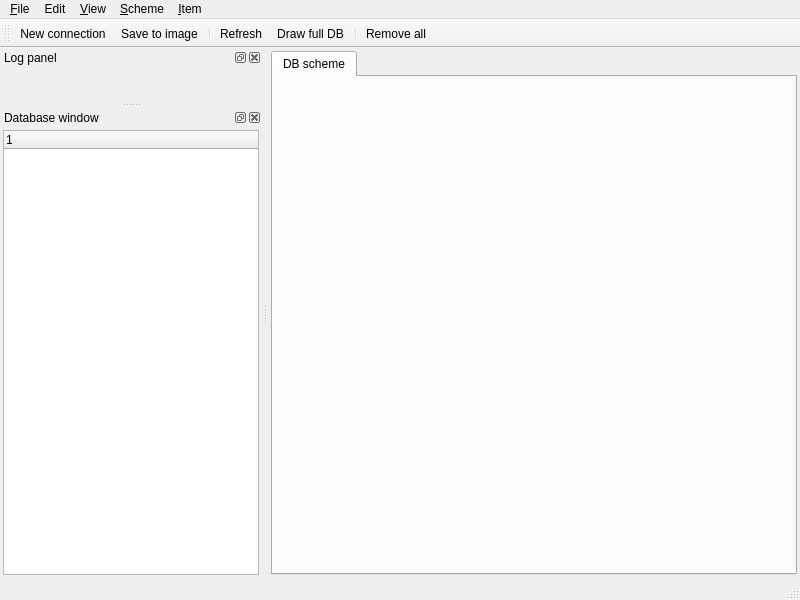
 <widget class="QMainWindow" name="MainWindow">
  <property name="geometry">
   <rect>
    <x>0</x>
    <y>0</y>
    <width>800</width>
    <height>600</height>
   </rect>
  </property>
  <property name="minimumSize">
   <size>
    <width>800</width>
    <height>600</height>
   </size>
  </property>
  <property name="windowTitle">
   <string>Visual PostgreSQL editor</string>
  </property>
  <widget class="QWidget" name="centralwidget">
   <layout class="QGridLayout" name="gridLayout_3">
    <property name="margin">
     <number>3</number>
    </property>
    <property name="spacing">
     <number>3</number>
    </property>
    <item row="0" column="0">
     <widget class="Gui::TabWidget" name="mTabWidget">
      <property name="toolTip">
       <string>Tab widget</string>
      </property>
      <property name="whatsThis">
       <string>The tab widget is used for displaying graphics scene and description tabs.</string>
      </property>
      <property name="documentMode">
       <bool>false</bool>
      </property>
      <property name="tabsClosable">
       <bool>false</bool>
      </property>
      <property name="movable">
       <bool>false</bool>
      </property>
      <widget class="QWidget" name="tab">
       <attribute name="title">
        <string>DB scheme</string>
       </attribute>
       <layout class="QGridLayout" name="gridLayout_4">
        <property name="margin">
         <number>0</number>
        </property>
        <item row="0" column="0">
         <widget class="Gui::SceneWidget" name="mSceneWidget" native="true">
          <property name="enabled">
           <bool>true</bool>
          </property>
          <property name="sizePolicy">
           <sizepolicy hsizetype="Expanding" vsizetype="Expanding">
            <horstretch>0</horstretch>
            <verstretch>0</verstretch>
           </sizepolicy>
          </property>
          <property name="acceptDrops">
           <bool>true</bool>
          </property>
          <property name="toolTip">
           <string>Scene widget</string>
          </property>
          <property name="whatsThis">
           <string>The wiget is used for holding graphics scene.</string>
          </property>
         </widget>
        </item>
       </layout>
      </widget>
     </widget>
    </item>
   </layout>
  </widget>
  <widget class="QMenuBar" name="mMenuBar">
   <property name="geometry">
    <rect>
     <x>0</x>
     <y>0</y>
     <width>800</width>
     <height>20</height>
    </rect>
   </property>
   <widget class="QMenu" name="mFileMenu">
    <property name="title">
     <string>&amp;File</string>
    </property>
    <widget class="QMenu" name="mSessionMenu">
     <property name="title">
      <string>Sessions</string>
     </property>
     <addaction name="mLoadSessionAction"/>
     <addaction name="mSaveSessionAction"/>
    </widget>
    <addaction name="mNewConnectionAction"/>
    <addaction name="separator"/>
    <addaction name="mSaveToImgAction"/>
    <addaction name="separator"/>
    <addaction name="mShowOptionsDialogAction"/>
    <addaction name="mSessionMenu"/>
    <addaction name="separator"/>
    <addaction name="mShowPrintPreviewDialogAction"/>
    <addaction name="mShowPrintDialogAction"/>
    <addaction name="separator"/>
    <addaction name="mExitAction"/>
   </widget>
   <widget class="QMenu" name="mEditMenu">
    <property name="title">
     <string>Edit</string>
    </property>
   </widget>
   <widget class="QMenu" name="mViewMenu">
    <property name="title">
     <string>&amp;View</string>
    </property>
    <addaction name="mSetFullScreenAction"/>
    <addaction name="mShowTableListAction"/>
    <addaction name="mShowLogPanelAction"/>
   </widget>
   <widget class="QMenu" name="mSchemeMenu">
    <property name="title">
     <string>&amp;Scheme</string>
    </property>
    <addaction name="mSelectAllTablesAction"/>
    <addaction name="mRemoveAllTablesAction"/>
    <addaction name="mShowGridAction"/>
    <addaction name="mAlignToGridAction"/>
    <addaction name="mDivideIntoPagesAction"/>
    <addaction name="mShowLegendAction"/>
    <addaction name="mShowControlWidgetAction"/>
    <addaction name="mColorizeAccordingSchemasAction"/>
   </widget>
   <widget class="QMenu" name="mTableMenu">
    <property name="title">
     <string>&amp;Item</string>
    </property>
    <addaction name="mDeleteTableAction"/>
    <addaction name="mShowFieldsTypesAction"/>
    <addaction name="mHideFieldsTypesAction"/>
    <addaction name="mShowIndicesAction"/>
    <addaction name="mHideIndicesAction"/>
    <addaction name="mSetTableColorAction"/>
    <addaction name="mAdjustTableSizeAction"/>
    <addaction name="mGroupItemsAction"/>
    <addaction name="mUngroupItemsAction"/>
    <addaction name="mAnchorAction"/>
    <addaction name="mDisableAnchorAction"/>
    <addaction name="mSelectAllTablesInSchemaAction"/>
   </widget>
   <addaction name="mFileMenu"/>
   <addaction name="mEditMenu"/>
   <addaction name="mViewMenu"/>
   <addaction name="mSchemeMenu"/>
   <addaction name="mTableMenu"/>
  </widget>
  <widget class="QStatusBar" name="mStatusBar"/>
  <widget class="QToolBar" name="mToolBar">
   <property name="windowTitle">
    <string>Toolbar</string>
   </property>
   <attribute name="toolBarArea">
    <enum>TopToolBarArea</enum>
   </attribute>
   <attribute name="toolBarBreak">
    <bool>false</bool>
   </attribute>
   <addaction name="mNewConnectionAction"/>
   <addaction name="mSaveToImgAction"/>
   <addaction name="separator"/>
   <addaction name="mReloadDataAction"/>
   <addaction name="mDrawFullDBAction"/>
   <addaction name="separator"/>
   <addaction name="mRemoveAllTablesAction"/>
  </widget>
  <widget class="QDockWidget" name="mLogPanelWidget">
   <property name="sizePolicy">
    <sizepolicy hsizetype="MinimumExpanding" vsizetype="Minimum">
     <horstretch>0</horstretch>
     <verstretch>0</verstretch>
    </sizepolicy>
   </property>
   <property name="maximumSize">
    <size>
     <width>524287</width>
     <height>150</height>
    </size>
   </property>
   <property name="baseSize">
    <size>
     <width>0</width>
     <height>0</height>
    </size>
   </property>
   <property name="floating">
    <bool>false</bool>
   </property>
   <property name="features">
    <set>QDockWidget::AllDockWidgetFeatures</set>
   </property>
   <property name="allowedAreas">
    <set>Qt::BottomDockWidgetArea|Qt::RightDockWidgetArea</set>
   </property>
   <property name="windowTitle">
    <string>Log panel</string>
   </property>
   <attribute name="dockWidgetArea">
    <number>1</number>
   </attribute>
   <widget class="QWidget" name="mDock">
    <layout class="QGridLayout" name="gridLayout_2">
     <property name="margin">
      <number>3</number>
     </property>
     <property name="spacing">
      <number>3</number>
     </property>
     <item row="0" column="0">
      <widget class="Gui::LogPanel" name="mLogPanel" native="true">
       <property name="toolTip">
        <string>Log panel</string>
       </property>
       <property name="whatsThis">
        <string>The log panel widget is used for displaying apps output.</string>
       </property>
      </widget>
     </item>
    </layout>
   </widget>
  </widget>
  <widget class="Gui::DockWidget" name="mDatabaseTreeWidget">
   <property name="features">
    <set>QDockWidget::AllDockWidgetFeatures</set>
   </property>
   <property name="allowedAreas">
    <set>Qt::BottomDockWidgetArea|Qt::LeftDockWidgetArea</set>
   </property>
   <property name="windowTitle">
    <string>Database window</string>
   </property>
   <attribute name="dockWidgetArea">
    <number>1</number>
   </attribute>
   <widget class="QWidget" name="dockWidgetContents">
    <layout class="QGridLayout" name="gridLayout">
     <property name="margin">
      <number>3</number>
     </property>
     <property name="spacing">
      <number>3</number>
     </property>
     <item row="0" column="0">
      <widget class="Gui::TreeWidget" name="mTree">
       <property name="toolTip">
        <string>Tree widget</string>
       </property>
       <property name="whatsThis">
        <string>The tree widget is used for displaying db objects.</string>
       </property>
       <property name="dragEnabled">
        <bool>true</bool>
       </property>
       <property name="dragDropMode">
        <enum>QAbstractItemView::DragOnly</enum>
       </property>
       <property name="selectionMode">
        <enum>QAbstractItemView::ExtendedSelection</enum>
       </property>
       <property name="expandsOnDoubleClick">
        <bool>false</bool>
       </property>
       <column>
        <property name="text">
         <string notr="true"/>
        </property>
       </column>
      </widget>
     </item>
    </layout>
   </widget>
  </widget>
  <action name="mNewConnectionAction">
   <property name="icon">
    <iconset resource="../../visual_db.qrc">
     <normaloff>:/img/connect_creating.png</normaloff>:/img/connect_creating.png</iconset>
   </property>
   <property name="text">
    <string>New connection...</string>
   </property>
   <property name="statusTip">
    <string>Establishing of new connection</string>
   </property>
   <property name="whatsThis">
    <string/>
   </property>
   <property name="shortcut">
    <string>Ctrl+N</string>
   </property>
   <property name="menuRole">
    <enum>QAction::TextHeuristicRole</enum>
   </property>
  </action>
  <action name="mSaveToImgAction">
   <property name="icon">
    <iconset resource="../../visual_db.qrc">
     <normaloff>:/img/filesave.png</normaloff>:/img/filesave.png</iconset>
   </property>
   <property name="text">
    <string>Save to image...</string>
   </property>
   <property name="statusTip">
    <string>Save scheme to image</string>
   </property>
   <property name="shortcut">
    <string>Ctrl+S</string>
   </property>
  </action>
  <action name="mShowOptionsDialogAction">
   <property name="icon">
    <iconset resource="../../visual_db.qrc">
     <normaloff>:/img/configure.png</normaloff>:/img/configure.png</iconset>
   </property>
   <property name="text">
    <string>Options...</string>
   </property>
   <property name="statusTip">
    <string>Edit options</string>
   </property>
   <property name="shortcut">
    <string>Ctrl+O</string>
   </property>
  </action>
  <action name="mLoadSessionAction">
   <property name="text">
    <string>Load session...</string>
   </property>
  </action>
  <action name="mSaveSessionAction">
   <property name="text">
    <string>Save session...</string>
   </property>
  </action>
  <action name="mShowPrintPreviewDialogAction">
   <property name="text">
    <string>Show preview...</string>
   </property>
  </action>
  <action name="mShowPrintDialogAction">
   <property name="text">
    <string>Print...</string>
   </property>
  </action>
  <action name="mExitAction">
   <property name="icon">
    <iconset resource="../../visual_db.qrc">
     <normaloff>:/img/exit.png</normaloff>:/img/exit.png</iconset>
   </property>
   <property name="text">
    <string>Exit</string>
   </property>
   <property name="statusTip">
    <string>Exit</string>
   </property>
   <property name="shortcut">
    <string>Ctrl+Q</string>
   </property>
  </action>
  <action name="mSetFullScreenAction">
   <property name="checkable">
    <bool>true</bool>
   </property>
   <property name="text">
    <string>Full screen</string>
   </property>
   <property name="statusTip">
    <string>Full screen</string>
   </property>
   <property name="shortcut">
    <string>F11</string>
   </property>
  </action>
  <action name="mShowTableListAction">
   <property name="checkable">
    <bool>true</bool>
   </property>
   <property name="checked">
    <bool>true</bool>
   </property>
   <property name="text">
    <string>Database window</string>
   </property>
  </action>
  <action name="mShowLogPanelAction">
   <property name="checkable">
    <bool>true</bool>
   </property>
   <property name="checked">
    <bool>true</bool>
   </property>
   <property name="text">
    <string>Log panel</string>
   </property>
  </action>
  <action name="mSelectAllTablesAction">
   <property name="text">
    <string>Select all</string>
   </property>
   <property name="statusTip">
    <string>Select all</string>
   </property>
   <property name="shortcut">
    <string>Ctrl+A</string>
   </property>
  </action>
  <action name="mRemoveAllTablesAction">
   <property name="icon">
    <iconset resource="../../visual_db.qrc">
     <normaloff>:/img/eraser.png</normaloff>:/img/eraser.png</iconset>
   </property>
   <property name="text">
    <string>Remove all</string>
   </property>
   <property name="statusTip">
    <string>Remove all from scheme</string>
   </property>
  </action>
  <action name="mShowGridAction">
   <property name="checkable">
    <bool>true</bool>
   </property>
   <property name="checked">
    <bool>true</bool>
   </property>
   <property name="text">
    <string>Show grid</string>
   </property>
   <property name="statusTip">
    <string>Show grid</string>
   </property>
  </action>
  <action name="mAlignToGridAction">
   <property name="checkable">
    <bool>true</bool>
   </property>
   <property name="text">
    <string>Align to grid</string>
   </property>
   <property name="statusTip">
    <string>Align to the grid</string>
   </property>
  </action>
  <action name="mDivideIntoPagesAction">
   <property name="checkable">
    <bool>true</bool>
   </property>
   <property name="checked">
    <bool>true</bool>
   </property>
   <property name="text">
    <string>Divide into pages</string>
   </property>
   <property name="statusTip">
    <string>Divide into pages</string>
   </property>
  </action>
  <action name="mShowLegendAction">
   <property name="checkable">
    <bool>true</bool>
   </property>
   <property name="checked">
    <bool>false</bool>
   </property>
   <property name="text">
    <string>Show legend</string>
   </property>
   <property name="statusTip">
    <string>Show legend</string>
   </property>
  </action>
  <action name="mShowControlWidgetAction">
   <property name="checkable">
    <bool>true</bool>
   </property>
   <property name="checked">
    <bool>true</bool>
   </property>
   <property name="text">
    <string>Show control widget</string>
   </property>
   <property name="statusTip">
    <string>Show control widget</string>
   </property>
  </action>
  <action name="mColorizeAccordingSchemasAction">
   <property name="text">
    <string>Colorize according schemas</string>
   </property>
   <property name="statusTip">
    <string>Colorize according schemas</string>
   </property>
  </action>
  <action name="mDeleteTableAction">
   <property name="icon">
    <iconset resource="../../visual_db.qrc">
     <normaloff>:/img/remove.png</normaloff>:/img/remove.png</iconset>
   </property>
   <property name="text">
    <string>Delete</string>
   </property>
   <property name="statusTip">
    <string>Delete item from the scheme</string>
   </property>
   <property name="shortcut">
    <string>Del</string>
   </property>
  </action>
  <action name="mShowFieldsTypesAction">
   <property name="icon">
    <iconset resource="../../visual_db.qrc">
     <normaloff>:/img/show.png</normaloff>:/img/show.png</iconset>
   </property>
   <property name="text">
    <string>Show fields' types</string>
   </property>
   <property name="statusTip">
    <string>Show fields' types</string>
   </property>
  </action>
  <action name="mHideFieldsTypesAction">
   <property name="icon">
    <iconset resource="../../visual_db.qrc">
     <normaloff>:/img/hide.png</normaloff>:/img/hide.png</iconset>
   </property>
   <property name="text">
    <string>Hide fields' types</string>
   </property>
   <property name="statusTip">
    <string>Hide fields' types</string>
   </property>
  </action>
  <action name="mShowIndicesAction">
   <property name="text">
    <string>Show indices</string>
   </property>
   <property name="toolTip">
    <string>Show indices</string>
   </property>
   <property name="statusTip">
    <string>Show indices</string>
   </property>
  </action>
  <action name="mHideIndicesAction">
   <property name="text">
    <string>Hide indices</string>
   </property>
   <property name="toolTip">
    <string>Hide indices</string>
   </property>
   <property name="statusTip">
    <string>Hide indices</string>
   </property>
  </action>
  <action name="mSetTableColorAction">
   <property name="icon">
    <iconset resource="../../visual_db.qrc">
     <normaloff>:/img/colors.png</normaloff>:/img/colors.png</iconset>
   </property>
   <property name="text">
    <string>Item color...</string>
   </property>
   <property name="statusTip">
    <string>Set color</string>
   </property>
  </action>
  <action name="mAdjustTableSizeAction">
   <property name="icon">
    <iconset resource="../../visual_db.qrc">
     <normaloff>:/img/adjustsize.png</normaloff>:/img/adjustsize.png</iconset>
   </property>
   <property name="text">
    <string>Adjust</string>
   </property>
   <property name="statusTip">
    <string>Adjust size</string>
   </property>
   <property name="shortcut">
    <string>Ctrl+J</string>
   </property>
  </action>
  <action name="mGroupItemsAction">
   <property name="icon">
    <iconset resource="../../visual_db.qrc">
     <normaloff>:/img/group.png</normaloff>:/img/group.png</iconset>
   </property>
   <property name="text">
    <string>Group items</string>
   </property>
   <property name="statusTip">
    <string>Group items</string>
   </property>
   <property name="shortcut">
    <string>Ctrl+G</string>
   </property>
  </action>
  <action name="mUngroupItemsAction">
   <property name="icon">
    <iconset resource="../../visual_db.qrc">
     <normaloff>:/img/ungroup.png</normaloff>:/img/ungroup.png</iconset>
   </property>
   <property name="text">
    <string>Ungroup items</string>
   </property>
   <property name="statusTip">
    <string>Ungroup items</string>
   </property>
   <property name="shortcut">
    <string>Ctrl+U</string>
   </property>
  </action>
  <action name="mAnchorAction">
   <property name="icon">
    <iconset resource="../../visual_db.qrc">
     <normaloff>:/img/anchor.png</normaloff>:/img/anchor.png</iconset>
   </property>
   <property name="text">
    <string>Anchor</string>
   </property>
   <property name="statusTip">
    <string>Set anchor for selected</string>
   </property>
  </action>
  <action name="mDisableAnchorAction">
   <property name="text">
    <string>Disable anchor</string>
   </property>
   <property name="statusTip">
    <string>Disable anchor for selected</string>
   </property>
  </action>
  <action name="mSelectAllTablesInSchemaAction">
   <property name="text">
    <string>Select all in schema</string>
   </property>
  </action>
  <action name="mReloadDataAction">
   <property name="icon">
    <iconset resource="../../visual_db.qrc">
     <normaloff>:/img/reload.png</normaloff>:/img/reload.png</iconset>
   </property>
   <property name="text">
    <string>Refresh</string>
   </property>
   <property name="statusTip">
    <string>Reload</string>
   </property>
   <property name="shortcut">
    <string>Ctrl+R</string>
   </property>
  </action>
  <action name="mDrawFullDBAction">
   <property name="icon">
    <iconset resource="../../visual_db.qrc">
     <normaloff>:/img/pencil.png</normaloff>:/img/pencil.png</iconset>
   </property>
   <property name="text">
    <string>Draw full DB</string>
   </property>
  </action>
  <action name="mAddTableAction">
   <property name="text">
    <string>Add</string>
   </property>
   <property name="statusTip">
    <string>Add</string>
   </property>
  </action>
  <action name="mDescribeObjectAction">
   <property name="text">
    <string>Describe</string>
   </property>
   <property name="statusTip">
    <string>Get object description</string>
   </property>
   <property name="shortcut">
    <string>Alt+Return</string>
   </property>
  </action>
  <action name="mQueryDataAction">
   <property name="text">
    <string>Query data</string>
   </property>
   <property name="statusTip">
    <string>Run SQL command for data retrieving</string>
   </property>
  </action>
 </widget>
